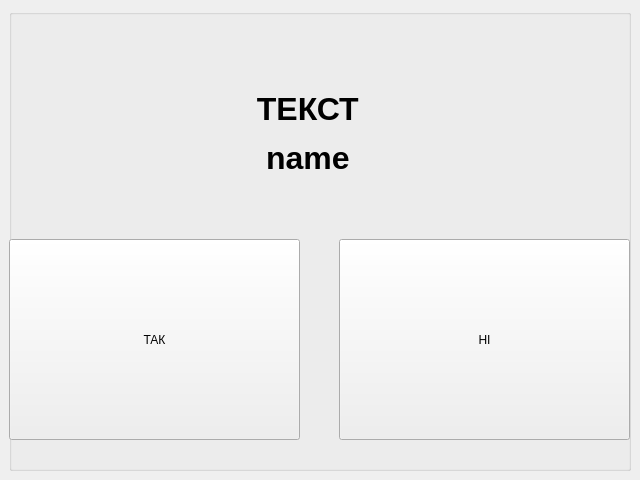
<?xml version="1.0" encoding="UTF-8"?>
<ui version="4.0">
 <class>ReadKeyWindow</class>
 <widget class="QMainWindow" name="ReadKeyWindow">
  <property name="geometry">
   <rect>
    <x>0</x>
    <y>0</y>
    <width>640</width>
    <height>480</height>
   </rect>
  </property>
  <property name="windowTitle">
   <string>MainWindow</string>
  </property>
  <widget class="QWidget" name="ReadKeyFormWidget">
   <layout class="QVBoxLayout" name="verticalLayout">
    <item>
     <widget class="QGroupBox" name="horizontalGroupBox">
      <widget class="QLabel" name="label">
       <property name="geometry">
        <rect>
         <x>110</x>
         <y>50</y>
         <width>381</width>
         <height>151</height>
        </rect>
       </property>
       <property name="text">
        <string>&lt;html&gt;&lt;head/&gt;
&lt;body&gt;
&lt;p align=&quot;center&quot;&gt;
&lt;span style=&quot; font-size:24pt; font-weight:600;&quot;&gt;ТЕКСТ&lt;/span&gt;
&lt;/p&gt;
&lt;p align=&quot;center&quot;&gt;
&lt;span style=&quot; font-size:24pt; font-weight:600;&quot;&gt;name&lt;/span&gt;
&lt;/p&gt;
&lt;/body&gt;&lt;/html&gt;</string>
       </property>
      </widget>
      <widget class="QPushButton" name="pushButton">
       <property name="geometry">
        <rect>
         <x>0</x>
         <y>230</y>
         <width>291</width>
         <height>201</height>
        </rect>
       </property>
       <property name="text">
        <string>ТАК</string>
       </property>
      </widget>
      <widget class="QPushButton" name="pushButton_2">
       <property name="geometry">
        <rect>
         <x>330</x>
         <y>230</y>
         <width>291</width>
         <height>201</height>
        </rect>
       </property>
       <property name="text">
        <string>НІ</string>
       </property>
      </widget>
     </widget>
    </item>
   </layout>
  </widget>
 </widget>
 <resources/>
 <connections/>
</ui>
